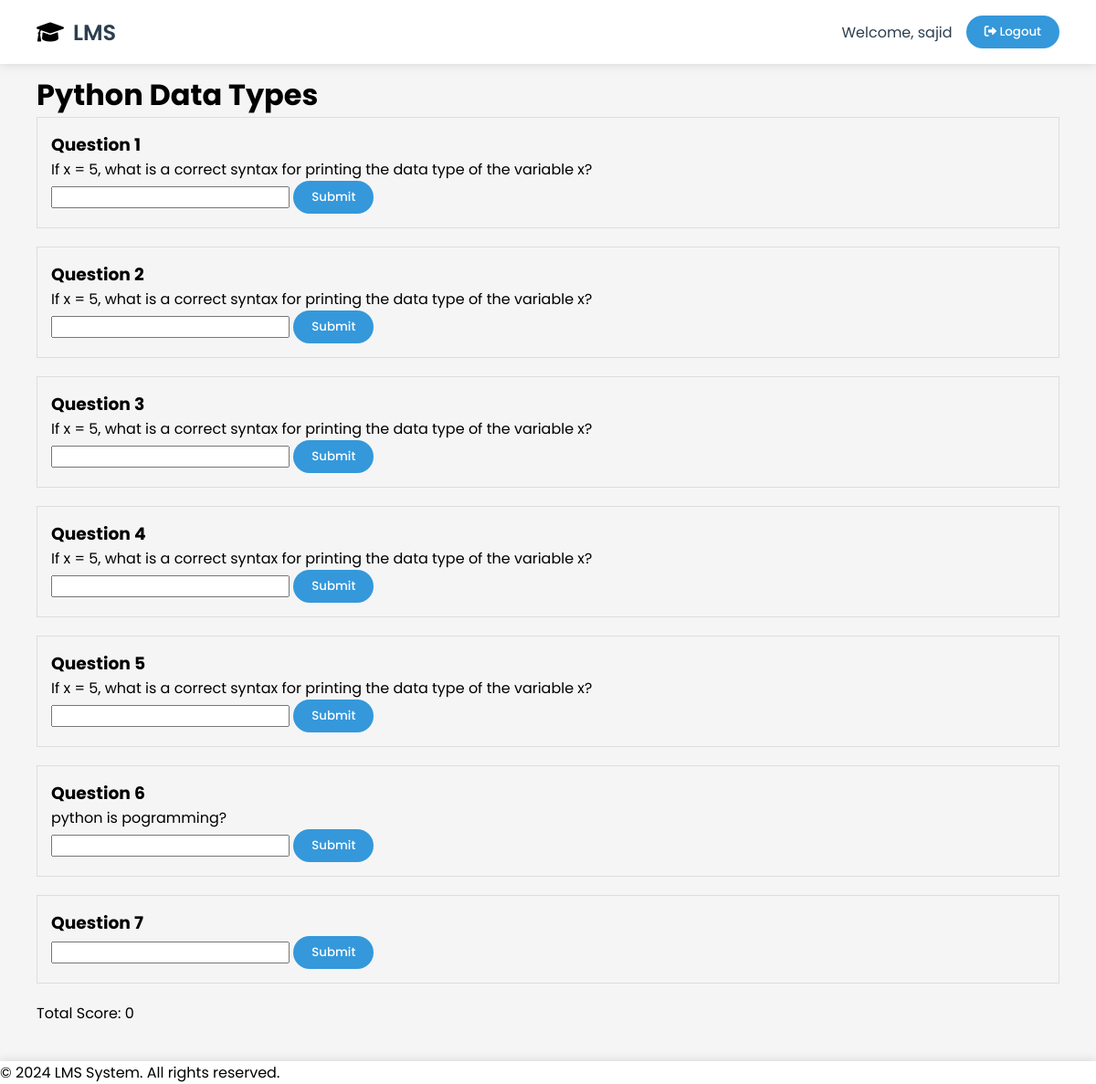
Page /teacher/student/lesson/54/38/ (signed in) on the committed database.
### auth_app/models.py (models this page shows)
class User(AbstractUser):
    is_student = models.BooleanField(default=False)
    is_teacher = models.BooleanField(default=False)
    is_admin = models.BooleanField(default=False)

### teacher/models.py (models this page shows)
class Lesson(models.Model):
    name=models.CharField(max_length=100)
    description=models.TextField()
    course=models.ForeignKey(Course, on_delete=models.CASCADE,related_name='lessons')

class Question(models.Model):
    QUESTION_TYPES = [
        ('fill_in_the_blank', 'Fill in the Blank'),
        ('true_false', 'True/False'),
        ('multiple_choice', 'Multiple Choice'),
    ]
    text = models.TextField()
    lesson = models.ForeignKey(Lesson, on_delete=models.CASCADE, related_name='questions')
    question_type = models.CharField(max_length=20, choices=QUESTION_TYPES, default='fill_in_the_blank')
    correct_answer = models.CharField(max_length=200)

### teacher/views.py (the view)
# urls.py: path('student/lesson/<int:course_id>/<int:lesson_id>/', views.study_lesson, name='student_study_lesson'),
@login_required
@user_passes_test(lambda u: u.is_student)
def study_lesson(request, course_id, lesson_id):
    course =Course.objects.get(id=course_id)
    lesson = Lesson.objects.get(id=lesson_id, course=course)
    questions = lesson.questions.all()
    data = {
        'course': course,
        'lesson': lesson,
        'questions': questions,
    }
    return render(request, 'student/lesson_detail.html', data)

### templates/student/lesson_detail.html (shortened to what this page needs)
{% extends 'base/base.html' %}
{% load static %}
{% block content %}
<main>
    <h1>{{ lesson.name }}</h1>
    <div id="questions-container">
        {% for question in questions %}
        <div class="question-box" style="margin-bottom: 20px; padding: 15px; border: 1px solid #ddd;">
            <h3>Question {{ forloop.counter }}</h3>
            <p>{{ question.text }}</p>
            <form class="answer-form" data-question-id="{{ question.id }}">
                <input type="text" name="answer" required>
                <button type="submit">Submit</button>
            </form>
        </div>
        {% endfor %}
    </div>
    <div id="total-score" style="margin-top: 20px;">
        Total Score: <span id="score-value">0</span>
    </div>
</main>
{% endblock %}

### templates/base/base.html (shortened to what this page needs)
{% load static %}
<!DOCTYPE html>
<html lang="en">
<head>
    <link rel="stylesheet" href="https://cdnjs.cloudflare.com/ajax/libs/font-awesome/6.0.0/css/all.min.css">
</head>
<body>
    <header>
        <nav class="nav_bar">
            <div class="right_nav_bar">
                <div class="logo">
                    <i class="fas fa-graduation-cap"></i>
                    <p>LMS</p>
                </div>
            </div>
            <div class="left_nav_bar">
                <div class="button-field">
                    {% if user.is_authenticated %}
                    <div class="teacher-info">
                        <span>Welcome, {{ user.username }}</span>
                        <form action="{% url 'logout' %}" method="post">
                            <button type="submit" class="btn">
                                <i class="fas fa-sign-out-alt"></i> Logout
                            </button>
                        </form>
                    </div>
                    {% else %}
                    <form action="{% url 'login' %}" method="get">
                        <button type="submit" class="btn">
                            <i class="fas fa-sign-in-alt"></i> Login
                        </button>
                    </form>
                    {% endif %}
                </div>
            </div>
        </nav>
    </header>
    <main>
        {% block content %}
        {% endblock %}
    </main>
    <footer>
        <p>&copy; {% now "Y" %} LMS System. All rights reserved.</p>
    </footer>
</body>
</html>

### templates/base/base.html (style rules this page uses)
* { margin: 0; padding: 0; box-sizing: border-box; font-family: 'Poppins', sans-serif; }
body { background-color: #f5f5f5; min-height: 100vh; display: flex; flex-direction: column; }
nav { display: flex; justify-content: space-between; align-items: center; width: 100%; height: 70px; background: white; padding: 0 40px; box-shadow: 0 2px 10px rgba(0, 0, 0, 0.1); position: fixed; top: 0; z-index: 1000; }
.right_nav_bar { display: flex; align-items: center; }
.logo { display: flex !important; align-items: center !important; gap: 10px; }
.logo i { font-size: 24px; }
.logo p { font-size: 24px; font-weight: 600; color: #2c3e50; }
.left_nav_bar .button-field { display: flex; gap: 15px; align-items: center; }
.teacher-info { display: flex; align-items: center; gap: 15px; color: #2c3e50; }
button { padding: 8px 20px; border: none; border-radius: 20px; background: #3498db; color: white; cursor: pointer; font-weight: 500; }
main { margin-top: 20px; padding: 20px; min-height: 500px; }
footer { width: 100%; background: white !important; align-items: center !important; position: relative; bottom: 0; box-shadow: 0 -2px 10px rgba(0, 0, 0, 0.1); }

### rows in the picture
Lesson: name "Python Data Types"
Question: text "If x = 5, what is a correct syntax for printing the data type of the variable x?"
Question: text "If x = 5, what is a correct syntax for printing the data type of the variable x?"
Question: text "If x = 5, what is a correct syntax for printing the data type of the variable x?"
Question: text "If x = 5, what is a correct syntax for printing the data type of the variable x?"
Question: text "If x = 5, what is a correct syntax for printing the data type of the variable x?"
Question: text "python is pogramming?"

### other values in the picture
{{ user.username }} "sajid"
